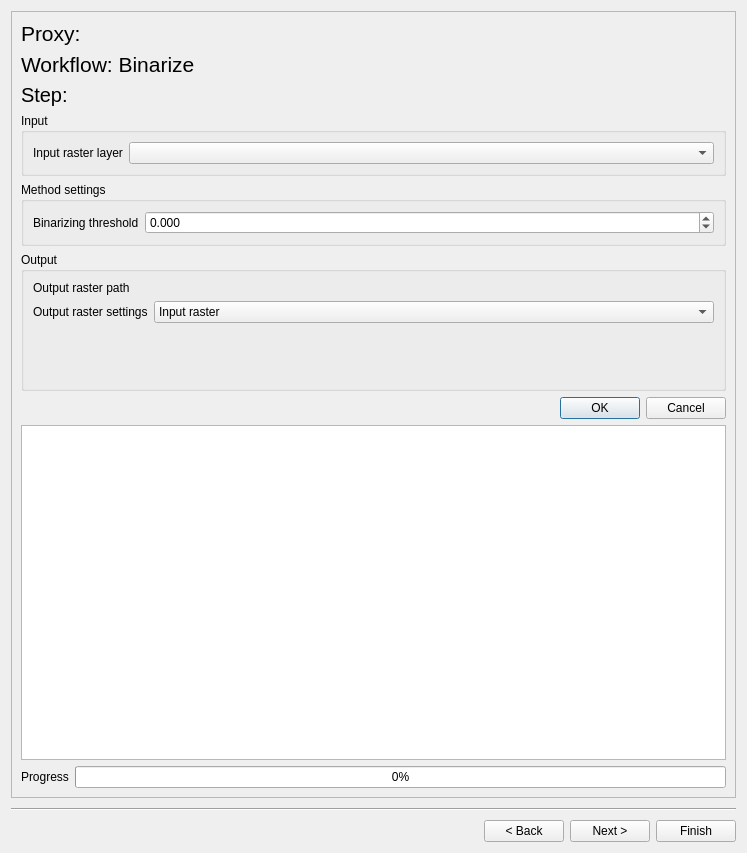
<?xml version="1.0" encoding="UTF-8"?>
<ui version="4.0">
 <class>Form</class>
 <widget class="QWidget" name="Form">
  <property name="geometry">
   <rect>
    <x>0</x>
    <y>0</y>
    <width>747</width>
    <height>853</height>
   </rect>
  </property>
  <property name="windowTitle">
   <string>Form</string>
  </property>
  <layout class="QVBoxLayout" name="verticalLayout">
   <item>
    <widget class="QScrollArea" name="scrollArea">
     <property name="widgetResizable">
      <bool>true</bool>
     </property>
     <widget class="QWidget" name="scrollAreaWidgetContents">
      <property name="geometry">
       <rect>
        <x>0</x>
        <y>0</y>
        <width>727</width>
        <height>784</height>
       </rect>
      </property>
      <layout class="QVBoxLayout" name="verticalLayout_4">
       <item>
        <widget class="QLabel" name="proxy_name_label">
         <property name="font">
          <font>
           <pointsize>16</pointsize>
          </font>
         </property>
         <property name="text">
          <string>Proxy: </string>
         </property>
        </widget>
       </item>
       <item>
        <widget class="QLabel" name="workflow_label">
         <property name="font">
          <font>
           <pointsize>16</pointsize>
          </font>
         </property>
         <property name="text">
          <string>Workflow: Binarize</string>
         </property>
        </widget>
       </item>
       <item>
        <widget class="QLabel" name="process_step_label">
         <property name="font">
          <font>
           <pointsize>15</pointsize>
          </font>
         </property>
         <property name="text">
          <string>Step: </string>
         </property>
        </widget>
       </item>
       <item>
        <widget class="QGroupBox" name="input_box">
         <property name="sizePolicy">
          <sizepolicy hsizetype="Preferred" vsizetype="Maximum">
           <horstretch>0</horstretch>
           <verstretch>0</verstretch>
          </sizepolicy>
         </property>
         <property name="title">
          <string>Input</string>
         </property>
         <layout class="QFormLayout" name="formLayout">
          <item row="0" column="0">
           <widget class="QLabel" name="raster_layer_label">
            <property name="toolTip">
             <string>Input raster dataset with anomalies to calculate distances to</string>
            </property>
            <property name="text">
             <string>Input raster layer</string>
            </property>
           </widget>
          </item>
          <item row="0" column="1">
           <widget class="QgsMapLayerComboBox" name="raster_layer">
            <property name="toolTip">
             <string>Input raster dataset with anomalies to calculate distances to</string>
            </property>
           </widget>
          </item>
         </layout>
        </widget>
       </item>
       <item>
        <widget class="QGroupBox" name="method_box">
         <property name="sizePolicy">
          <sizepolicy hsizetype="Preferred" vsizetype="Maximum">
           <horstretch>0</horstretch>
           <verstretch>0</verstretch>
          </sizepolicy>
         </property>
         <property name="title">
          <string>Method settings</string>
         </property>
         <layout class="QFormLayout" name="formLayout_2">
          <item row="0" column="0">
           <widget class="QLabel" name="binarizing_threshold_label">
            <property name="toolTip">
             <string>Threshold criteria to define anomalous pixels.</string>
            </property>
            <property name="text">
             <string>Binarizing threshold</string>
            </property>
           </widget>
          </item>
          <item row="0" column="1">
           <widget class="QgsDoubleSpinBox" name="binarizing_threshold">
            <property name="decimals">
             <number>3</number>
            </property>
            <property name="minimum">
             <double>-99999.000000000000000</double>
            </property>
            <property name="maximum">
             <double>99999.000000000000000</double>
            </property>
           </widget>
          </item>
         </layout>
        </widget>
       </item>
       <item>
        <widget class="QGroupBox" name="output_box">
         <property name="sizePolicy">
          <sizepolicy hsizetype="Preferred" vsizetype="Maximum">
           <horstretch>0</horstretch>
           <verstretch>0</verstretch>
          </sizepolicy>
         </property>
         <property name="title">
          <string>Output</string>
         </property>
         <layout class="QVBoxLayout" name="verticalLayout_3">
          <item>
           <layout class="QFormLayout" name="output_raster_settings_layout">
            <item row="1" column="0">
             <widget class="QLabel" name="output_raster_settings_label">
              <property name="text">
               <string>Output raster settings</string>
              </property>
             </widget>
            </item>
            <item row="1" column="1">
             <widget class="QComboBox" name="output_raster_settings">
              <item>
               <property name="text">
                <string>Input raster</string>
               </property>
              </item>
             </widget>
            </item>
            <item row="0" column="0">
             <widget class="QLabel" name="output_raster_path_label">
              <property name="text">
               <string>Output raster path</string>
              </property>
             </widget>
            </item>
            <item row="0" column="1">
             <widget class="QgsFileWidget" name="output_raster_path">
              <property name="storageMode">
               <enum>QgsFileWidget::SaveFile</enum>
              </property>
             </widget>
            </item>
           </layout>
          </item>
          <item>
           <widget class="QStackedWidget" name="output_raster_settings_pages">
            <property name="maximumSize">
             <size>
              <width>16777215</width>
              <height>50</height>
             </size>
            </property>
            <property name="currentIndex">
             <number>0</number>
            </property>
            <widget class="QWidget" name="input_raster_page"/>
            <widget class="QWidget" name="base_raster_page">
             <layout class="QFormLayout" name="formLayout_4">
              <item row="0" column="0">
               <widget class="QLabel" name="base_raster_label">
                <property name="text">
                 <string>Base raster</string>
                </property>
               </widget>
              </item>
              <item row="0" column="1">
               <widget class="QgsMapLayerComboBox" name="base_raster"/>
              </item>
             </layout>
            </widget>
            <widget class="QWidget" name="define_manually_page">
             <layout class="QVBoxLayout" name="verticalLayout_2">
              <item>
               <layout class="QFormLayout" name="define_manually_layout">
                <item row="0" column="0">
                 <widget class="QLabel" name="pixel_size_label">
                  <property name="sizePolicy">
                   <sizepolicy hsizetype="Fixed" vsizetype="Preferred">
                    <horstretch>0</horstretch>
                    <verstretch>0</verstretch>
                   </sizepolicy>
                  </property>
                  <property name="minimumSize">
                   <size>
                    <width>62</width>
                    <height>0</height>
                   </size>
                  </property>
                  <property name="text">
                   <string>Pixel size</string>
                  </property>
                 </widget>
                </item>
                <item row="0" column="1">
                 <widget class="QgsDoubleSpinBox" name="pixel_size">
                  <property name="maximum">
                   <double>10000.000000000000000</double>
                  </property>
                  <property name="value">
                   <double>10.000000000000000</double>
                  </property>
                 </widget>
                </item>
                <item row="1" column="0">
                 <widget class="QLabel" name="extent_label">
                  <property name="sizePolicy">
                   <sizepolicy hsizetype="Fixed" vsizetype="Preferred">
                    <horstretch>0</horstretch>
                    <verstretch>0</verstretch>
                   </sizepolicy>
                  </property>
                  <property name="minimumSize">
                   <size>
                    <width>62</width>
                    <height>0</height>
                   </size>
                  </property>
                  <property name="text">
                   <string>Extent</string>
                  </property>
                  <property name="alignment">
                   <set>Qt::AlignLeading|Qt::AlignLeft|Qt::AlignTop</set>
                  </property>
                 </widget>
                </item>
                <item row="1" column="1">
                 <widget class="QgsExtentGroupBox" name="extent"/>
                </item>
               </layout>
              </item>
             </layout>
            </widget>
           </widget>
          </item>
         </layout>
        </widget>
       </item>
       <item>
        <widget class="QDialogButtonBox" name="button_box">
         <property name="sizePolicy">
          <sizepolicy hsizetype="Expanding" vsizetype="Fixed">
           <horstretch>0</horstretch>
           <verstretch>0</verstretch>
          </sizepolicy>
         </property>
         <property name="standardButtons">
          <set>QDialogButtonBox::Cancel|QDialogButtonBox::Ok</set>
         </property>
        </widget>
       </item>
       <item>
        <layout class="QVBoxLayout" name="verticalLayout_18">
         <item>
          <widget class="QTextEdit" name="log">
           <property name="sizePolicy">
            <sizepolicy hsizetype="Expanding" vsizetype="Expanding">
             <horstretch>0</horstretch>
             <verstretch>0</verstretch>
            </sizepolicy>
           </property>
           <property name="minimumSize">
            <size>
             <width>0</width>
             <height>200</height>
            </size>
           </property>
           <property name="maximumSize">
            <size>
             <width>16777215</width>
             <height>16777215</height>
            </size>
           </property>
           <property name="autoFormatting">
            <set>QTextEdit::AutoNone</set>
           </property>
           <property name="readOnly">
            <bool>true</bool>
           </property>
           <property name="html">
            <string>&lt;!DOCTYPE HTML PUBLIC &quot;-//W3C//DTD HTML 4.0//EN&quot; &quot;http://www.w3.org/TR/REC-html40/strict.dtd&quot;&gt;
&lt;html&gt;&lt;head&gt;&lt;meta name=&quot;qrichtext&quot; content=&quot;1&quot; /&gt;&lt;style type=&quot;text/css&quot;&gt;
p, li { white-space: pre-wrap; }
&lt;/style&gt;&lt;/head&gt;&lt;body style=&quot; font-family:'Ubuntu'; font-size:11pt; font-weight:400; font-style:normal;&quot;&gt;
&lt;p style=&quot;-qt-paragraph-type:empty; margin-top:0px; margin-bottom:0px; margin-left:0px; margin-right:0px; -qt-block-indent:0; text-indent:0px;&quot;&gt;&lt;br /&gt;&lt;/p&gt;&lt;/body&gt;&lt;/html&gt;</string>
           </property>
          </widget>
         </item>
         <item>
          <layout class="QHBoxLayout" name="progress_layout">
           <item>
            <widget class="QLabel" name="progress_label">
             <property name="text">
              <string>Progress</string>
             </property>
            </widget>
           </item>
           <item>
            <widget class="QProgressBar" name="progress_bar">
             <property name="value">
              <number>0</number>
             </property>
            </widget>
           </item>
          </layout>
         </item>
        </layout>
       </item>
      </layout>
     </widget>
    </widget>
   </item>
   <item>
    <widget class="Line" name="line">
     <property name="minimumSize">
      <size>
       <width>0</width>
       <height>10</height>
      </size>
     </property>
     <property name="orientation">
      <enum>Qt::Horizontal</enum>
     </property>
    </widget>
   </item>
   <item>
    <layout class="QHBoxLayout" name="navigation_btn_layout">
     <item>
      <spacer name="run_btn_spacer">
       <property name="orientation">
        <enum>Qt::Horizontal</enum>
       </property>
       <property name="sizeHint" stdset="0">
        <size>
         <width>78</width>
         <height>20</height>
        </size>
       </property>
      </spacer>
     </item>
     <item>
      <widget class="QPushButton" name="back_btn">
       <property name="text">
        <string>&lt; Back</string>
       </property>
      </widget>
     </item>
     <item>
      <widget class="QPushButton" name="next_btn">
       <property name="text">
        <string>Next &gt;</string>
       </property>
      </widget>
     </item>
     <item>
      <widget class="QPushButton" name="finish_btn">
       <property name="text">
        <string>Finish</string>
       </property>
      </widget>
     </item>
    </layout>
   </item>
  </layout>
 </widget>
 <customwidgets>
  <customwidget>
   <class>QgsCollapsibleGroupBox</class>
   <extends>QGroupBox</extends>
   <header>qgscollapsiblegroupbox.h</header>
   <container>1</container>
  </customwidget>
  <customwidget>
   <class>QgsDoubleSpinBox</class>
   <extends>QDoubleSpinBox</extends>
   <header>qgsdoublespinbox.h</header>
  </customwidget>
  <customwidget>
   <class>QgsExtentGroupBox</class>
   <extends>QgsCollapsibleGroupBox</extends>
   <header>qgsextentgroupbox.h</header>
   <container>1</container>
  </customwidget>
  <customwidget>
   <class>QgsFileWidget</class>
   <extends>QWidget</extends>
   <header>qgsfilewidget.h</header>
   <container>1</container>
  </customwidget>
  <customwidget>
   <class>QgsMapLayerComboBox</class>
   <extends>QComboBox</extends>
   <header>qgsmaplayercombobox.h</header>
  </customwidget>
 </customwidgets>
 <resources/>
 <connections/>
</ui>
